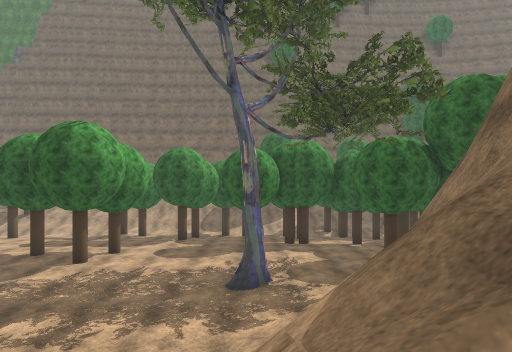
View 1 (above)

19 first-person views from a walk through a scene from a Unity 3-D project. The camera is 1.5 m above the floor, looks level and sees 75° across. The floor is counted in squares, 2 m on a side. Each view is taken from the middle of a square. On the plan, view 1 faces up. The plan holds only what a view shows up to about 11 squares ahead; the rest is blank. The place goes on beyond the plan. Some trees and plants on the terrain are drawn as simple stand-ins. Some surface patterns are stand-ins.

View 2
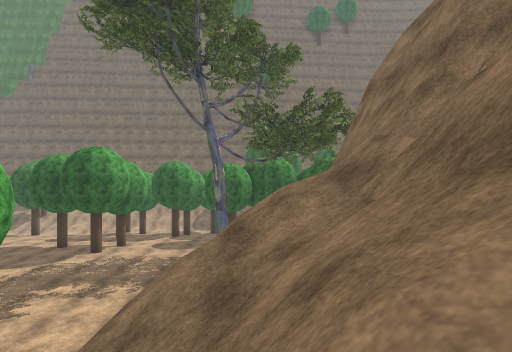

View 3
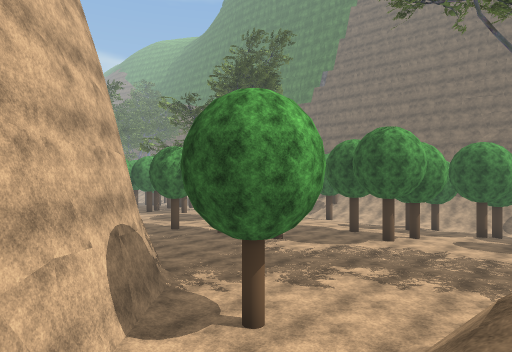

View 4
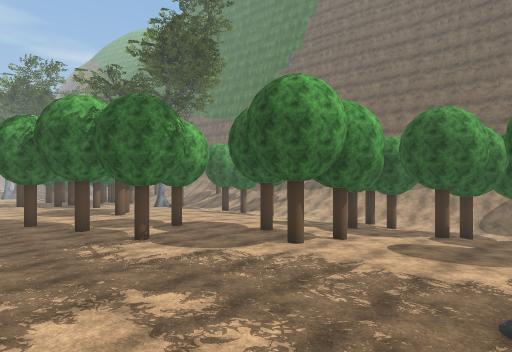

View 5
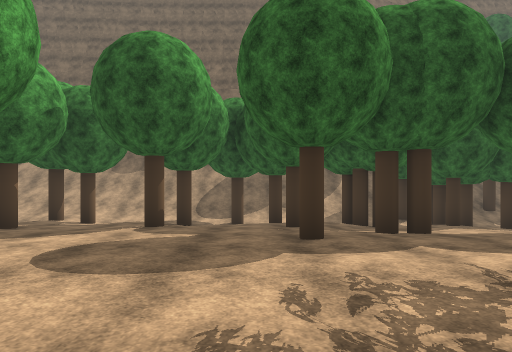

View 6
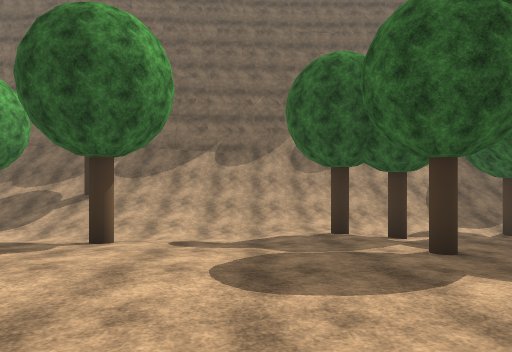

View 7
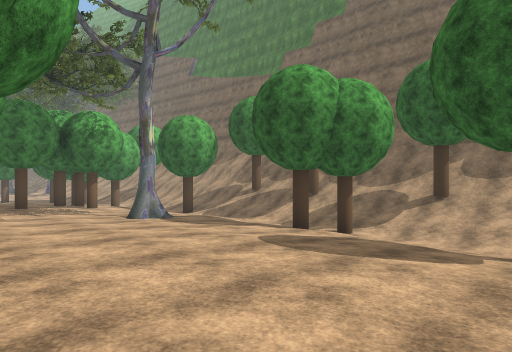

View 8
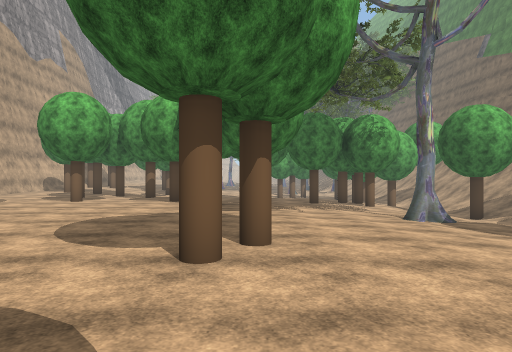

View 9
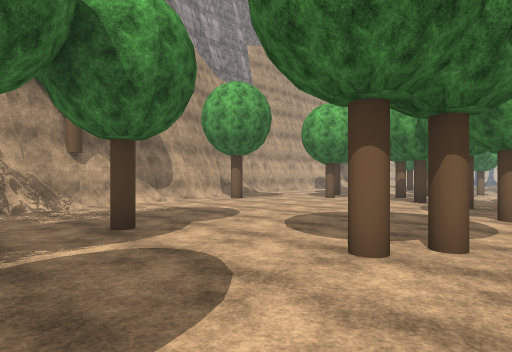

View 10
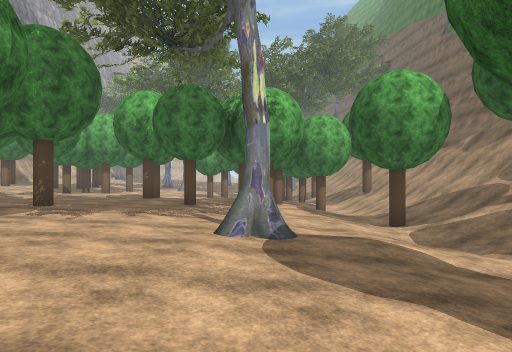

View 11
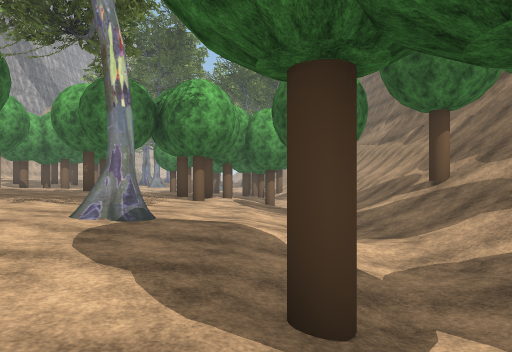

View 12
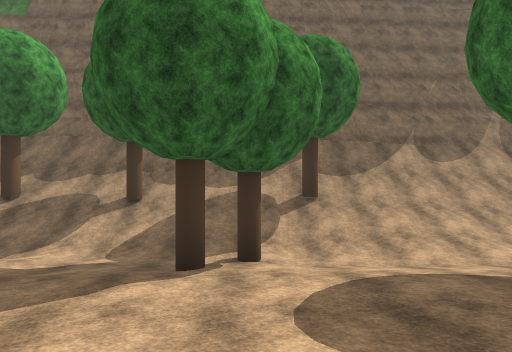

View 13
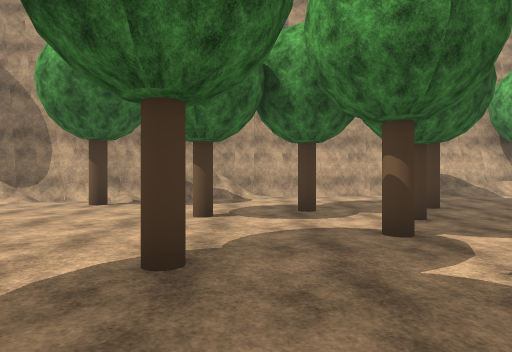

View 14
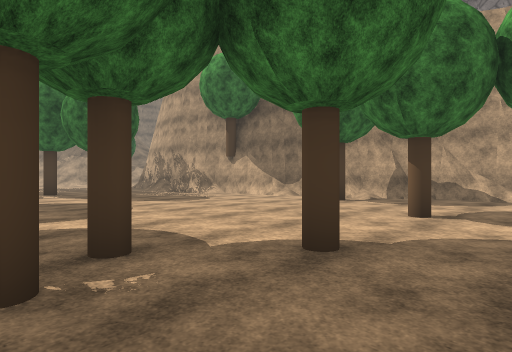

View 15
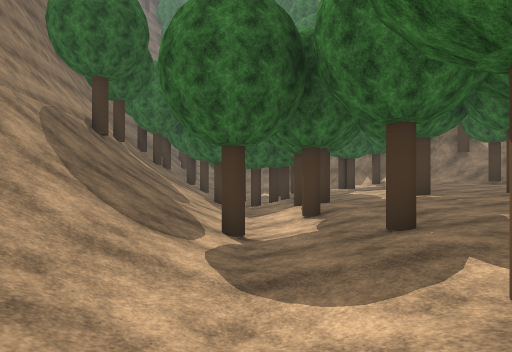

View 16
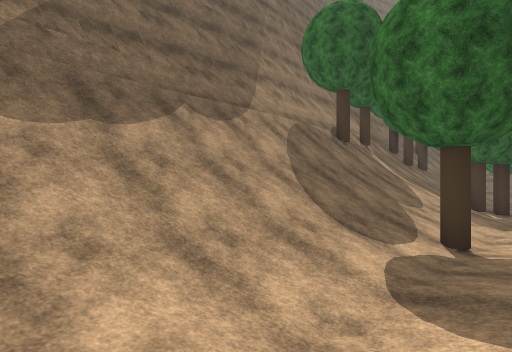

View 17
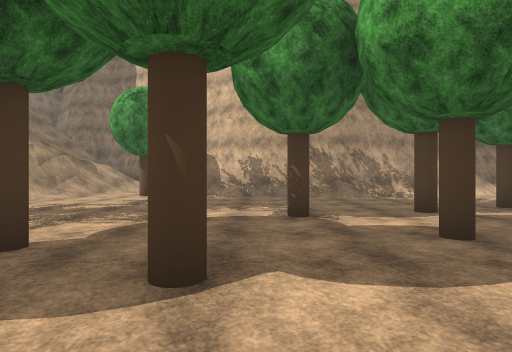

View 18
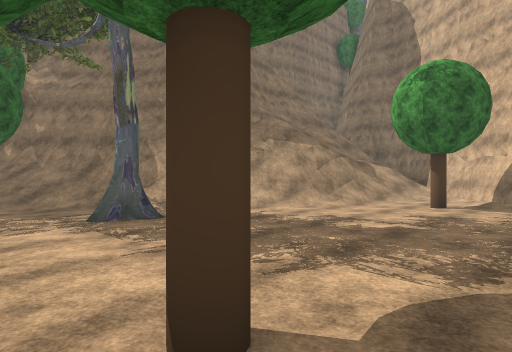

View 19
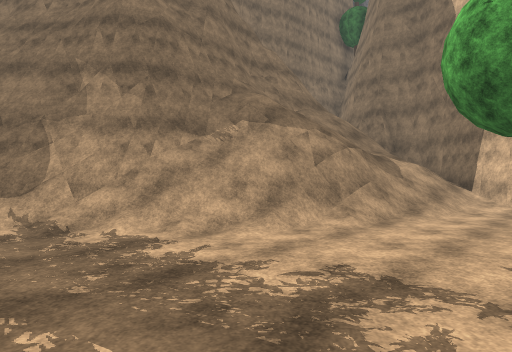

### Floor plan
Key: @ floor where view 1 was taken; # wall or solid block; . main floor; - floor 0.25 m lower than the main floor; _ floor 0.5 m lower than the main floor; < floor 0.75 m lower than the main floor; ( floor 1 m lower than the main floor; ! floor 1.25 m lower than the main floor; ? floor 1.5 m lower than the main floor; : floor 2.5 m higher than the main floor; / step, stairs or slope; = window, fence, low wall or low ledge; T tree.
Columns run from 24 left of view 1 to 4 right of it. Each row starts with its distance up from view 1.
 22              ################
 21 ######     #=##=/////////T/:/
 20 /////////////////////////////
 19 ////T//T///T/////////////////
 18 ////////////////////////////T
 17 //!T!!!!/((//<<!!(!!!?T??!??T
 16  !!!!?!!!!T!!!!!!<T((!!T(T!!T
 15 !!!!((<(<T<<<<<<<<<T<T<<<<T((
 14 <<(<<<<<<____TT_________T<<<<
 13 TT<<<_T__---------T--T---TT-T
 12 ____--------------------T---
 11 --T-------...........--------
 10 --------.........T..T........
  9 T---T..T..T....T...T........T
  8 ---..T.....T............T..//
  7 ---.............T.......T.//#
  6 --..T.........T........../=##
  5 -T..........T............/##
  4 --......................//##
  3 T.T.T..................///##
  2 ......TT....######.....=//##
  1 ........./####   ##/.T.=///#
  0 ...../#####       ##/.//@/=#
 -1 #######            ##/////##
 -2                     ##/////#
 -3                      ##///
 -4                       ###

Where each view was taken, in squares from view 1:
view 1: 0 up, 0 right, facing up
view 2: 3 down, 1 right, facing up
view 3: 2 down, 0 right, facing up-left
view 4: 3 up, 0 right, facing up-left
view 5: 7 up, 1 left, facing up
view 6: 9 up, 8 left, facing up
view 7: 9 up, 10 left, facing up-left
view 8: 9 up, 10 left, facing left
view 9: 10 up, 10 left, facing down-left
view 10: 13 up, 13 left, facing left
view 11: 15 up, 13 left, facing left
view 12: 11 up, 14 left, facing up
view 13: 9 up, 21 left, facing down
view 14: 9 up, 22 left, facing down-right
view 15: 17 up, 7 left, facing right
view 16: 16 up, 7 left, facing up-right
view 17: 12 up, 7 left, facing down
view 18: 10 up, 6 left, facing down-right
view 19: 7 up, 4 left, facing down-right
